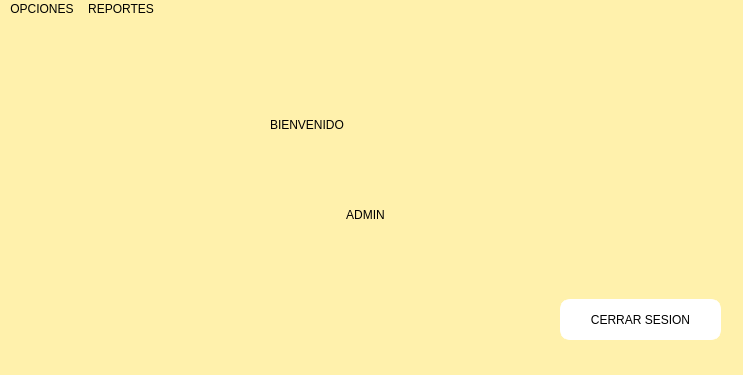
<?xml version="1.0" encoding="UTF-8"?>
<ui version="4.0">
 <class>Admin</class>
 <widget class="QMainWindow" name="Admin">
  <property name="geometry">
   <rect>
    <x>0</x>
    <y>0</y>
    <width>743</width>
    <height>375</height>
   </rect>
  </property>
  <property name="windowTitle">
   <string>MainWindow</string>
  </property>
  <property name="styleSheet">
   <string notr="true">background-color: rgb(255, 241, 172)</string>
  </property>
  <widget class="QWidget" name="centralwidget">
   <widget class="QLabel" name="label">
    <property name="geometry">
     <rect>
      <x>270</x>
      <y>90</y>
      <width>231</width>
      <height>31</height>
     </rect>
    </property>
    <property name="styleSheet">
     <string notr="true">font: 900 20pt &quot;Segoe UI Black&quot;;</string>
    </property>
    <property name="text">
     <string>BIENVENIDO</string>
    </property>
   </widget>
   <widget class="QLabel" name="lblNombreU">
    <property name="geometry">
     <rect>
      <x>40</x>
      <y>170</y>
      <width>651</width>
      <height>51</height>
     </rect>
    </property>
    <property name="layoutDirection">
     <enum>Qt::LayoutDirection::LeftToRight</enum>
    </property>
    <property name="autoFillBackground">
     <bool>false</bool>
    </property>
    <property name="styleSheet">
     <string notr="true">font: 900 18pt &quot;Segoe UI Black&quot;;</string>
    </property>
    <property name="text">
     <string>ADMIN</string>
    </property>
    <property name="alignment">
     <set>Qt::AlignmentFlag::AlignCenter</set>
    </property>
   </widget>
   <widget class="QPushButton" name="pushButton">
    <property name="geometry">
     <rect>
      <x>560</x>
      <y>280</y>
      <width>161</width>
      <height>41</height>
     </rect>
    </property>
    <property name="cursor">
     <cursorShape>PointingHandCursor</cursorShape>
    </property>
    <property name="styleSheet">
     <string notr="true">font: 900 10pt &quot;Segoe UI Black&quot;;
border: 5px solid white;
background-color: rgb(255, 255, 255);
border-radius: 10px;</string>
    </property>
    <property name="text">
     <string>CERRAR SESION</string>
    </property>
   </widget>
  </widget>
  <widget class="QMenuBar" name="menubar">
   <property name="geometry">
    <rect>
     <x>0</x>
     <y>0</y>
     <width>743</width>
     <height>26</height>
    </rect>
   </property>
   <widget class="QMenu" name="menuOPCIONES">
    <property name="title">
     <string>OPCIONES</string>
    </property>
    <addaction name="actionBUSCAR"/>
    <addaction name="actionCARGA_MASIVA"/>
   </widget>
   <widget class="QMenu" name="menuREPORTES">
    <property name="title">
     <string>REPORTES</string>
    </property>
    <addaction name="actionREPORTES"/>
   </widget>
   <addaction name="menuOPCIONES"/>
   <addaction name="menuREPORTES"/>
  </widget>
  <widget class="QStatusBar" name="statusbar"/>
  <action name="actionBUSCAR">
   <property name="text">
    <string>BUSCAR</string>
   </property>
  </action>
  <action name="actionCARGA_MASIVA">
   <property name="text">
    <string>CARGA MASIVA</string>
   </property>
  </action>
  <action name="actionREPORTES">
   <property name="text">
    <string>REPORTES</string>
   </property>
  </action>
 </widget>
 <resources/>
 <connections/>
</ui>
